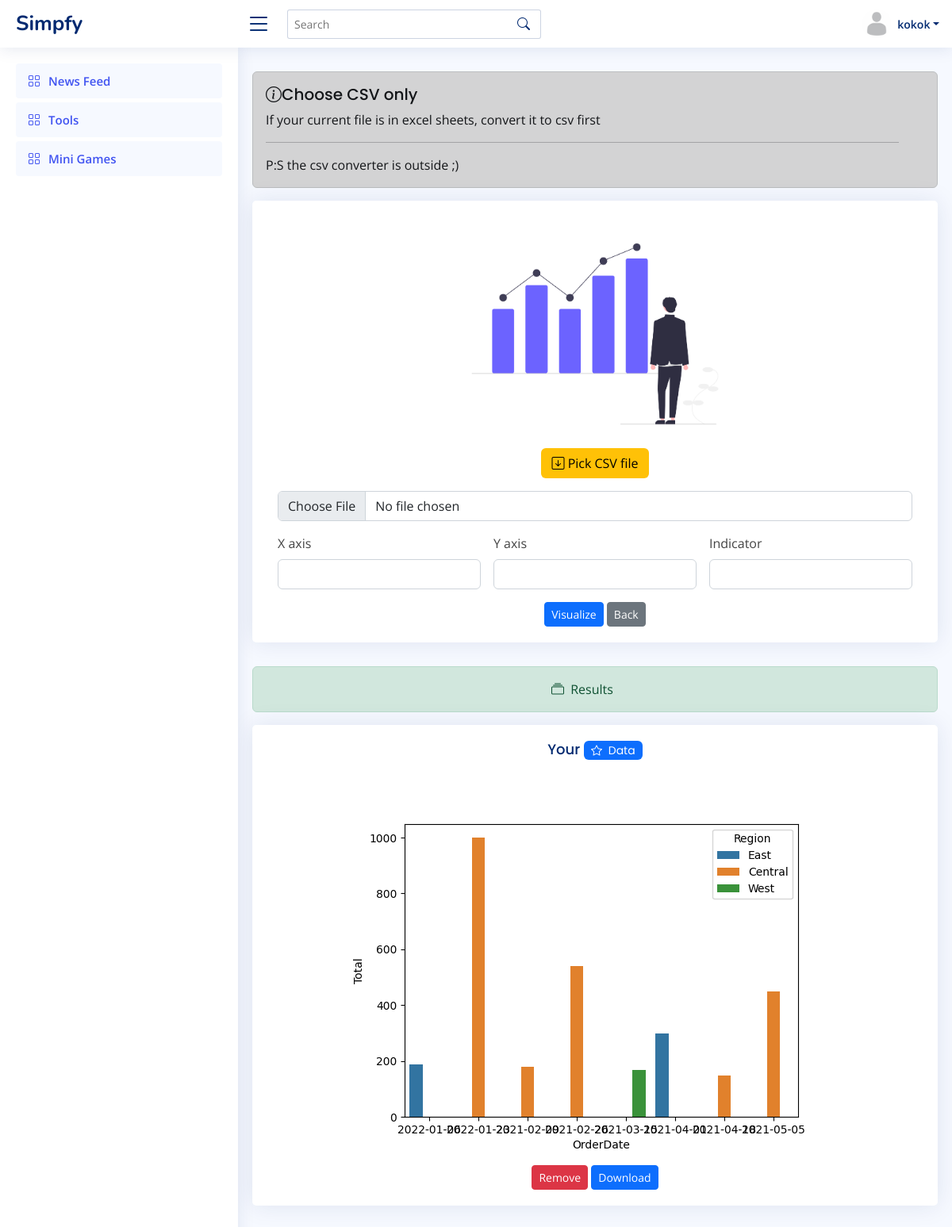
/bar (signed in), run on the app's committed database.
### prof/models.py (models this page shows, shortened)
class Profile(models.Model):
    user = models.OneToOneField(User, on_delete=models.CASCADE)
    id_user = models.IntegerField()
    image = models.ImageField(upload_to='profile_images', default='blank.png')
    fname = models.CharField(max_length=300, null=True, blank=True)
    bio = models.CharField(max_length=300, null=True, blank=True)
    location = models.CharField(max_length=300, null=True, blank=True)
    saved = models.ManyToManyField("feed.Feed", related_name="Profile", blank=True)

### tools/models.py (models this page shows)
class Bar(models.Model):
    user = models.ForeignKey(Profile, on_delete=models.CASCADE, null=True)
    file = models.FileField(upload_to='bar', null=True, blank=True)

### tools/views.py (the view, shortened to what this page needs)
# urls.py: path('bar', views.bar, name="bar"),
def bar(request):
    user_object = User.objects.get(username=request.user.username)
    user_profile = Profile.objects.get(user=user_object)
    all_user = Profile.objects.all()
    user_request = User.objects.get(username=request.user.username)
    user_req = Profile.objects.get(user=user_request)
    answer = Bar.objects.all().filter(user=user_profile)
    context = {
        'user_profile':user_profile,
        'all_user' : all_user,
        'user_req' : user_req,
        'answer' : answer
    }
    return render(request, 'tools/tools_bar.html', context)

### templates/tools/tools_bar.html (shortened to what this page needs)
{% load static %}
{% include "../header.html" %}
<main id="main" class="main">
    <section class="section">
        <div class="row align-items-top">
          <div class="alert alert-dark alert-dismissible fade show" role="alert">
            <h4 class="alert-heading"><i class="bi bi-info-circle"></i>Choose CSV only</h4>
            <p>If your current file is in excel sheets, convert it to csv first</p>
            <hr>
            <p class="mb-0">P:S the csv converter is outside ;)</p>
          </div>
            <div class="card">
              <div class="card-body"><br>
                <form action="" method="POST" enctype="multipart/form-data" class="row g-3">
                  <div class="col-12">
                    <center><label class="form-label"><img class="img-fluid img-responsive" src="{% static 'tools/img/bar.png' %}" width=400 height=200><br>
                      <h3 class="btn bg-warning" style="color:black;"><i class="bi bi-arrow-down-square"></i> Pick CSV file</h3>
                     </label></center>
                    <input type="file" name="file" class="form-control" id="inputNanme4">
                  </div>
                  <div class="col-md-4">
                    <label for="inputEmail5" class="form-label">X axis</label>
                    <input type="text" name="x" class="form-control" id="inputEmail5">
                  </div>
                  <div class="col-md-4">
                    <label for="inputPassword5" class="form-label">Y axis</label>
                    <input type="text" name="y" class="form-control" id="inputPassword5">
                  </div>
                  <div class="col-md-4">
                    <label for="inputPassword5" class="form-label">Indicator</label>
                    <input type="text" name="ind" class="form-control" id="inputPassword5">
                  </div>
                  <div class="text-center">
                    <button type="submit" class="btn btn-primary btn-sm">Visualize</button>
                    <a href="/tools-index" class="btn btn-secondary btn-sm">Back</a>
                  </div>
                </form>
              </div>
            </div>
        </div>
        <div class="row">
          <div class="alert alert-success alert-dismissible fade show" role="alert">
            <center><i class="bi bi-collection me-1"></i>
            Results</center>
          </div>
          {% for ans in answer reversed%}
          <div class="card text-center">
            <div>
              <h5 class="card-title">Your <span class="badge bg-primary" style="color:white;"><i class="bi bi-star me-1"></i> Data</span></h5>
            </div>
            <div class="card-body">
              <h5><img class="img-fluid img-responsive" src={{ans.file.url}}></h5>
              <a href="/bardel/{{ans.id}}" class="btn btn-danger btn-sm">Remove</a>
              <a href="{{ans.file.url}}" class="btn btn-primary btn-sm" download> Download</a>
            </div>
          </div>
          {% endfor %}
        </div>
    </section>
</main>
{% include '../footer.html' %}

### templates/header.html (shortened to what this page needs)
{% load static %}
<!DOCTYPE html>
<html lang="en">
<head>
  <link href="{% static 'feed/vendor/bootstrap/css/bootstrap.min.css' %}" rel="stylesheet">
  <link href="{% static 'feed/vendor/bootstrap-icons/bootstrap-icons.css' %}" rel="stylesheet">
  <link href="{% static 'feed/vendor/boxicons/css/boxicons.min.css' %}" rel="stylesheet">
  <link href="{% static 'feed/vendor/quill/quill.snow.css' %}" rel="stylesheet">
  <link href="{% static 'feed/vendor/quill/quill.bubble.css' %}" rel="stylesheet">
  <link href="{% static 'feed/vendor/remixicon/remixicon.css' %}" rel="stylesheet">
  <link href="{% static 'feed/vendor/simple-datatables/style.css' %}" rel="stylesheet">
  <link href="{% static 'feed/css/style.css' %}" rel="stylesheet">
  <link href="{% static 'feed/css/custom.css' %}" rel="stylesheet">
</head>
<body>
  <header id="header" class="header fixed-top d-flex align-items-center">
    <div class="d-flex align-items-center justify-content-between">
      <a href="/" class="logo d-flex align-items-center">
        <span class="d-none d-lg-block">Simpfy</span>
      </a>
      <i class="bi bi-list toggle-sidebar-btn"></i>
    </div>
    <div class="search-bar">
      <form class="search-form d-flex align-items-center" method="POST" action="">
        <input type="text" name="query" placeholder="Search" title="Enter search keyword">
        <button type="submit" title="Search"><i class="bi bi-search"></i></button>
      </form>
    </div>
    <nav class="header-nav ms-auto">
      <ul class="d-flex align-items-center">
        <li class="nav-item dropdown pe-3">
          <a class="nav-link nav-profile d-flex align-items-center pe-0" href="#" data-bs-toggle="dropdown">
            <img src="{{ user_req.image.url }}" alt="Profile" class="rounded-circle">
            <span class="d-none d-md-block dropdown-toggle ps-2">{{ user_req.user.username }}</span>
          </a>
        </li>
      </ul>
    </nav>
  </header>
  <aside id="sidebar" class="sidebar">
    <ul class="sidebar-nav" id="sidebar-nav">
      <li class="nav-item">
        <a class="nav-link " href="/">
          <i class="bi bi-grid"></i>
          <span>News Feed</span>
        </a>
      </li>
      <li class="nav-item">
        <a class="nav-link " href="/tools-index">
          <i class="bi bi-grid"></i>
          <span>Tools</span>
        </a>
      </li>
      <li class="nav-item">
        <a class="nav-link " href="/mini-index">
          <i class="bi bi-grid"></i>
          <span>Mini Games</span>
        </a>
      </li>
    </ul>
  </aside>

### static/feed/css/style.css (style rules this page uses)
:root { scroll-behavior: smooth; }
body { font-family: "Open Sans", sans-serif; background: #f6f9ff; color: #444444; }
a { color: #4154f1; text-decoration: none; }
h1, h2, h3, h4, h5, h6 { font-family: "Nunito", sans-serif; }
#main { margin-top: 60px; padding: 20px 30px; transition: all 0.3s; }
.card { margin-bottom: 30px; border: none; border-radius: 5px; box-shadow: 0px 0 30px rgba(1, 41, 112, 0.1); }
.card-title { padding: 20px 0 15px 0; font-size: 18px; font-weight: 500; color: #012970; font-family: "Poppins", sans-serif; }
.card-title span { color: #899bbd; font-size: 14px; font-weight: 400; }
.card-body { padding: 0 20px 20px 20px; }
.alert-heading { font-weight: 500; font-family: "Poppins", sans-serif; font-size: 20px; }
.logo { line-height: 1; }
@media (min-width: 1200px) { .logo { width: 280px; } }
.logo span { font-size: 26px; font-weight: 700; color: #012970; font-family: "Nunito", sans-serif; }
.header { transition: all 0.5s; z-index: 997; height: 60px; box-shadow: 0px 2px 20px rgba(1, 41, 112, 0.1); background-color: #fff; padding-left: 20px; }
.header .toggle-sidebar-btn { font-size: 32px; padding-left: 10px; cursor: pointer; color: #012970; }
.header .search-bar { min-width: 360px; padding: 0 20px; }
.header .search-form { width: 100%; }
.header .search-form input { border: 0; font-size: 14px; color: #012970; border: 1px solid rgba(1, 41, 112, 0.2); padding: 7px 38px 7px 8px; border-radius: 3px; transition: 0.3s; width: 100%; }
.header .search-form button { border: 0; padding: 0; margin-left: -30px; background: none; }
.header .search-form button i { color: #012970; }
.header-nav ul { list-style: none; }
.header-nav>ul { margin: 0; padding: 0; }
.header-nav .nav-profile { color: #012970; }
.header-nav .nav-profile img { max-height: 36px; }
.header-nav .nav-profile span { font-size: 14px; font-weight: 600; }
.sidebar { position: fixed; top: 60px; left: 0; bottom: 0; width: 300px; z-index: 996; transition: all 0.3s; padding: 20px; overflow-y: auto; scrollbar-width: thin; scrollbar-color: #aab7cf transparent; box-shadow: 0px 0px 20px rgba(1, 41, 112, 0.1); background-color: #fff; }
@media (min-width: 1200px) { #main, #footer { margin-left: 300px; } }
.sidebar-nav { padding: 0; margin: 0; list-style: none; }
.sidebar-nav li { padding: 0; margin: 0; list-style: none; }
.sidebar-nav .nav-item { margin-bottom: 5px; }
.sidebar-nav .nav-link { display: flex; align-items: center; font-size: 15px; font-weight: 600; color: #4154f1; transition: 0.3; background: #f6f9ff; padding: 10px 15px; border-radius: 4px; }
.sidebar-nav .nav-link i { font-size: 16px; margin-right: 10px; color: #4154f1; }

### data on the page
Profile: image (placeholder picture), user.username "kokok"
Bar: file (picture)
